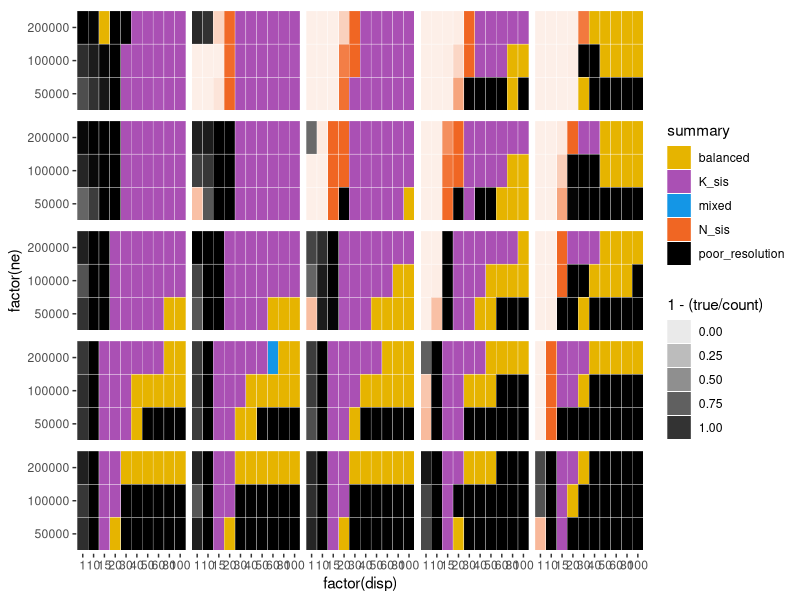
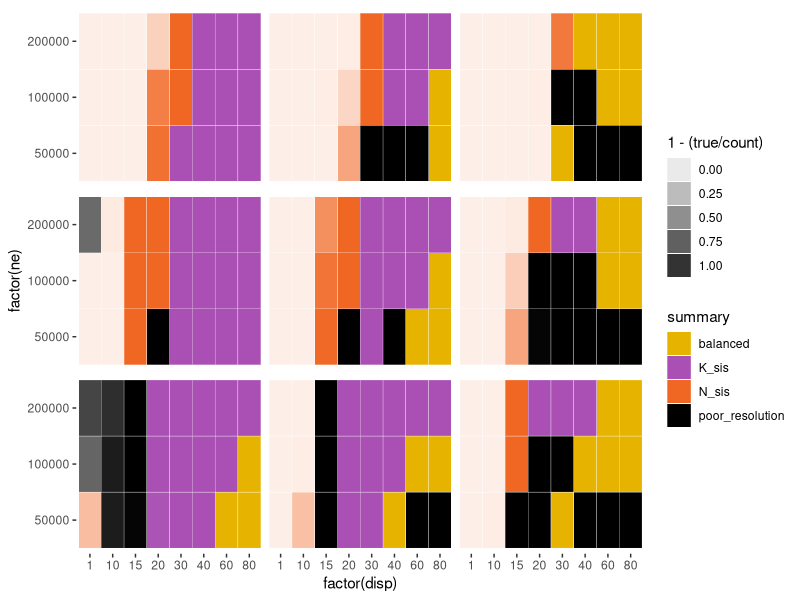
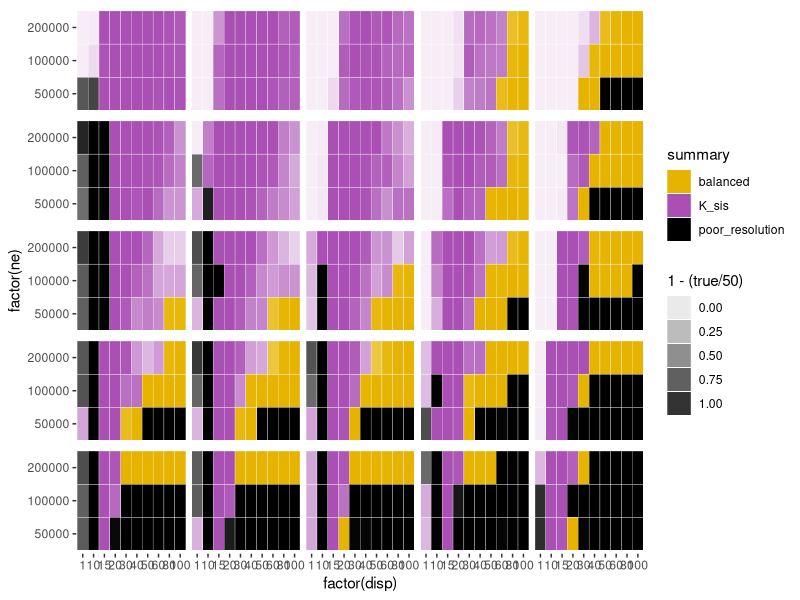
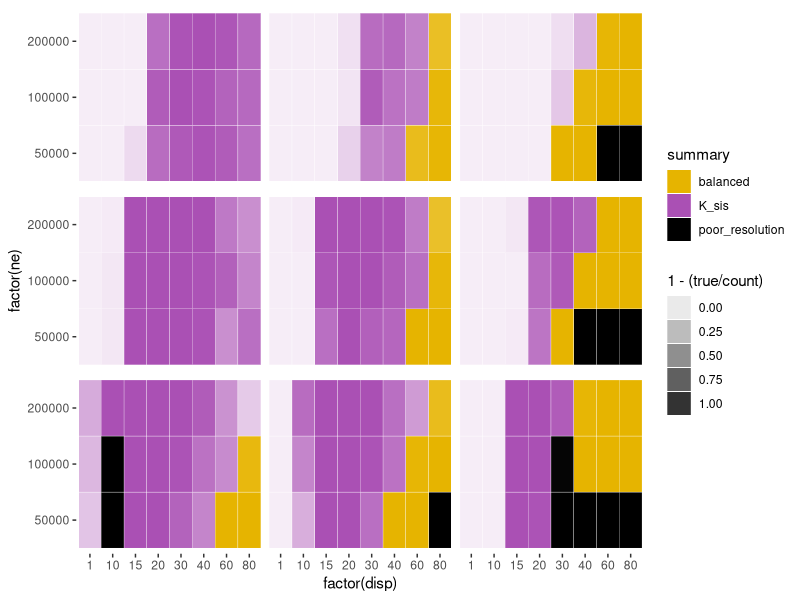

Here is the R script that generated these plots, in order:
library(tidyverse)

# set directory and read inputs
setwd("C:/Documents/Projects/SoloSymposRad/arch_msp/")
raw_input <- read.csv("summarize_buk.txt")
raw_input_makira <- read.csv("summarize_mak.txt")

# process input with different stats
input <- raw_input %>% rowwise() %>%
  mutate(count = sum(c_across(X...B.N..L..K.:Poor.resolution))) %>% # count of finished trees
  mutate(nres = sum(c_across(X...B.N..L..K.:X...L.K..N..B.))) %>% # count of resolved trees
  mutate(true = X...L.K..B..N.) %>% # true topology
  mutate(k_sister = X...B.N..L..K. + X...B.L..N..K. + X...N.L..B..K.) %>% # makira sister
  mutate(other = (count - k_sister - true - Non.monophyletic)) %>% # other patterns
  mutate(x = paste(disp, time, sep="_")) %>% # x axis pair
  mutate(y = paste(ne, int, sep="_")) %>% # y axis pair
  mutate(summary = case_when((Non.monophyletic + Poor.resolution)/count > 0.5 ~ "poor_resolution", # + Poor.resolution for bootstrap version
                             (X...B.N..K..L. + X...B.K..N..L. + X...N.K..B..L.)/nres > 0.5 ~ "L_sis",
                             (X...B.N..L..K. + X...B.L..N..K. + X...N.L..B..K.)/nres > 0.5 ~ "K_sis",
                             (X...B.L..K..N. + X...L.K..B..N. + X...B.K..L..N.)/nres > 0.5 ~ "N_sis",
                             (X...N.L..K..B. + X...N.K..L..B. + X...L.K..N..B.)/nres > 0.5 ~ "B_sis",
                             (X.B.K...N.L. + X.B.N...L.K. + X.B.L...N.K.)/nres > 0.5 ~ "balanced", 
                             .default = "mixed")) %>% # make summaries for plot
  arrange(disp, ne, time, int) # sortting it

# switch to this to separate different Makira sister patterns ####
 # input <- raw_input %>% rowwise() %>%
 #   mutate(count = sum(c_across(X...B.N..L..K.:Poor.resolution))) %>%
 #   mutate(nres = sum(c_across(X...B.N..L..K.:X...L.K..N..B.))) %>%
 #   mutate(true = X...L.K..B..N.) %>%
 #   mutate(k_sister = X...B.N..L..K. + X...B.L..N..K. + X...N.L..B..K.) %>%
 #   mutate(other = (count - k_sister - true - Non.monophyletic)) %>%
 #   mutate(x = paste(disp, time, sep="_")) %>%
 #   mutate(y = paste(ne, int, sep="_")) %>%
 #   mutate(summary = case_when((Non.monophyletic + Poor.resolution)/count > 0.5 ~ "poor_resolution", # + Poor.resolution for bootstrap version
 #                              (X...B.N..K..L. + X...B.K..N..L. + X...N.K..B..L.)/nres > 0.5 ~ "L_sis",
 #                              (X...B.N..L..K.)/nres > 0.5 ~ "K_sis1",
 #                              (X...B.L..N..K.)/nres > 0.5 ~ "K_sis2",
 #                              (X...N.L..B..K.)/nres > 0.5 ~ "K_sis3",
 #                              (X...B.L..K..N. + X...L.K..B..N. + X...B.K..L..N.)/nres > 0.5 ~ "N_sis",
 #                              (X...N.L..K..B. + X...N.K..L..B. + X...L.K..N..B.)/nres > 0.5 ~ "B_sis",
 #                              (X.B.K...N.L. + X.B.N...L.K. + X.B.L...N.K.)/nres > 0.5 ~ "balanced", 
 #                              .default = "mixed")) %>%
 #   arrange(disp, ne, time, int)
 # 
#color_assignments <- c("L_sis" = "#C1B49B", "K_sis1" = "#AA50B4", "K_sis2" = "violet", "K_sis3" = "hotpink",  "N_sis" = "#F06623", "B_sis" = "#009949", "poor_resolution" = "black", "balanced" = "#E6B400", "mixed" = "#1496E6")
#####
# color assignments
color_assignments <- c("L_sis" = "#C1B49B", "K_sis" = "#AA50B4", "N_sis" = "#F06623", "B_sis" = "#009949", "poor_resolution" = "black", "balanced" = "#E6B400", "mixed" = "#1496E6")

# full plot
ggplot(input, aes(x=factor(disp), y=factor(ne))) + 
  geom_tile(aes(fill=summary, alpha=1-(true/count)), color = "white") + 
  facet_wrap(vars(factor(time), factor(int)), nrow=5) +
  scale_fill_manual(values = color_assignments) +
  theme(strip.background = element_blank(), strip.text.x = element_blank(), panel.background = element_blank(), panel.spacing = unit(0.2, "lines")) 

# zoomed plot
ggplot(filter(input, time<1000000 & int > 50000 & ! disp %in% c(50,100)), aes(x=factor(disp), y=factor(ne))) + 
  geom_tile(aes(fill=summary, alpha=1-(true/count)), color = "white") + 
  facet_wrap(vars(factor(time), factor(int)), nrow=3) +
  scale_fill_manual(values = color_assignments) +
  theme(strip.background = element_blank(), strip.text.x = element_blank(), panel.background = element_blank(), panel.spacing = unit(0.2, "lines")) 

# Makira

# same categories as Bukida first
input_makira <- raw_input_makira %>% rowwise() %>%
  mutate(count = sum(c_across(X...B.N..L..K.:Poor.resolution))) %>%
  mutate(nres = sum(c_across(X...B.N..L..K.:X...L.K..N..B.))) %>%
  mutate(true = X...B.N..L..K.) %>%
  mutate(k_sister = X...B.L..N..K. + X...N.L..B..K.) %>%
  mutate(other = (count - k_sister - true - Non.monophyletic)) %>%
  mutate(x = paste(disp, time, sep="_")) %>%
  mutate(y = paste(ne, int, sep="_")) %>%
  mutate(summary = case_when((Non.monophyletic + Poor.resolution)/count > 0.5 ~ "poor_resolution", # + Poor.resolution for bootstrap version
                             (X...B.N..K..L. + X...B.K..N..L. + X...N.K..B..L.)/nres > 0.5 ~ "L_sis",
                             (X...B.N..L..K. + X...B.L..N..K. + X...N.L..B..K.)/nres > 0.5 ~ "K_sis",
                             (X...B.L..K..N. + X...L.K..B..N. + X...B.K..L..N.)/nres > 0.5 ~ "N_sis",
                             (X...N.L..K..B. + X...N.K..L..B. + X...L.K..N..B.)/nres > 0.5 ~ "B_sis",
                             (X.B.K...N.L. + X.B.N...L.K. + X.B.L...N.K.)/nres > 0.5 ~ "balanced", 
                             .default = "mixed")) %>%
  arrange(disp, ne, time, int)

color_assignments <- c("L_sis" = "#C1B49B", "K_sis" = "#AA50B4", "N_sis" = "#F06623", "B_sis" = "#009949", "poor_resolution" = "black", "balanced" = "#E6B400", "mixed" = "#1496E6")

ggplot(input_makira, aes(x=factor(disp), y=factor(ne))) + 
  geom_tile(aes(fill=summary, alpha=1-(true/50)), color = "white") + 
  facet_wrap(vars(factor(time), factor(int)), nrow=5) +
  scale_fill_manual(values = color_assignments) +
  theme(strip.background = element_blank(), strip.text.x = element_blank(), panel.background = element_blank(), panel.spacing = unit(0.2, "lines")) 

ggplot(filter(input_makira, time<1000000 & int > 50000 & ! disp %in% c(50,100)), aes(x=factor(disp), y=factor(ne))) + 
  geom_tile(aes(fill=summary, alpha=1-(true/count)), color = "white") + 
  facet_wrap(vars(factor(time), factor(int)), nrow=3) +
  scale_fill_manual(values = color_assignments) +
  theme(strip.background = element_blank(), strip.text.x = element_blank(), panel.background = element_blank(), panel.spacing = unit(0.2, "lines")) 

# parse K sis outcomes

bn_mak <- nrow(filter(input_makira, summary=="K_sis" & X...B.N..L..K. > X...B.L..N..K. & disp>=15))
bl_mak <- nrow(filter(input_makira, summary=="K_sis" & X...B.N..L..K. < X...B.L..N..K. & disp>=15))

bn_buk <-nrow(filter(input, summary=="K_sis" & X...B.N..L..K. > X...B.L..N..K. & disp>=15))
bl_buk <-nrow(filter(input, summary=="K_sis" & X...B.N..L..K. < X...B.L..N..K. & disp>=15))
ksis <- c(bn_mak, bl_mak, bn_buk, bl_buk)
dim(ksis) <- c(2,2)
fisher.test(ksis)

summary_buk <- c(nrow(filter(input, summary=="K_sis")), nrow(filter(input, summary=="balanced")), nrow(filter(input, summary=="N_sis")))
summary_mak <- c(nrow(filter(input_makira, summary=="K_sis")), nrow(filter(input_makira, summary=="balanced")), nrow(filter(input_makira, summary=="N_sis")))
